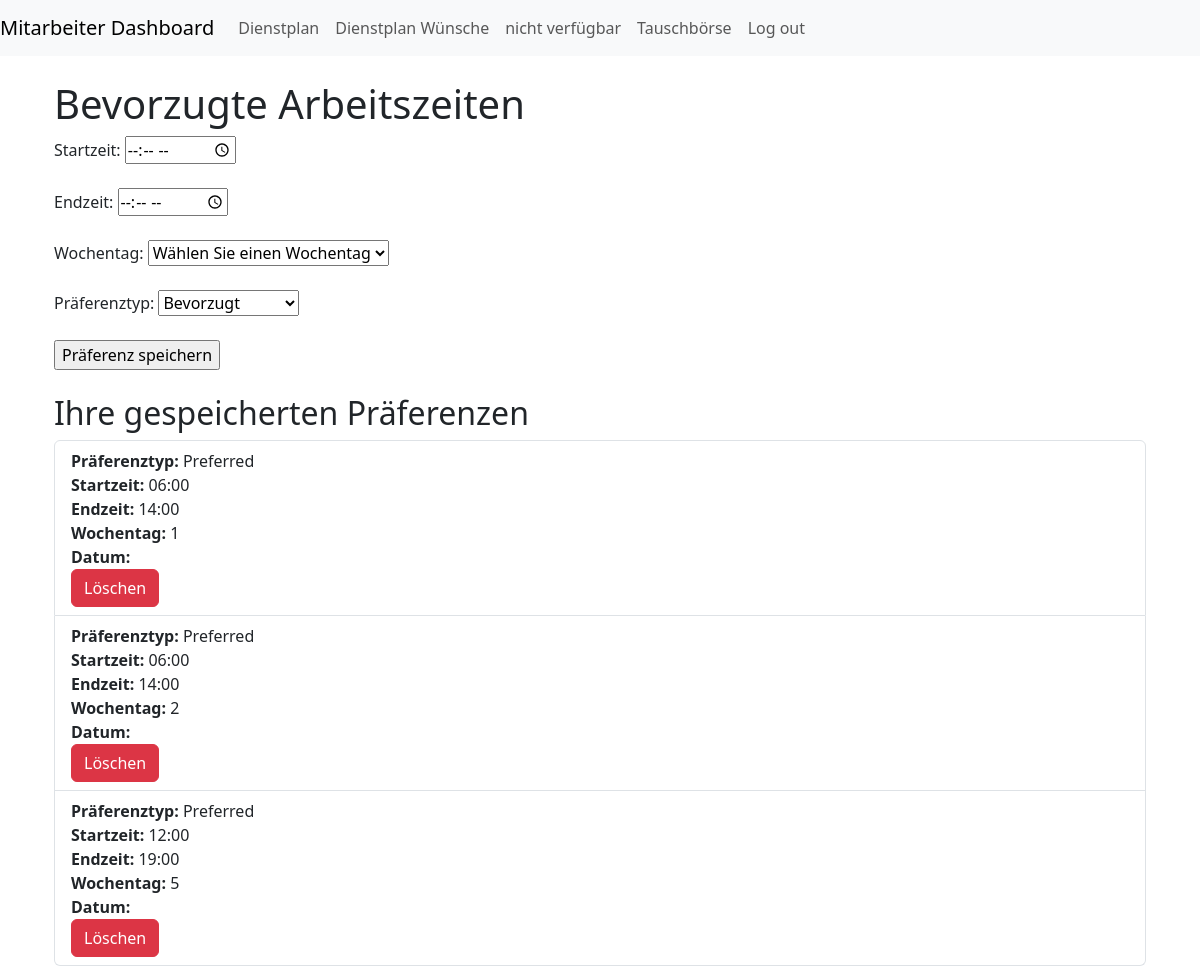
Screenshot of /coworker_dashboard/shift_preference (signed in) with the database file from the repository.
### schedule/models.py (models this page shows, shortened)
class ShiftPreference(models.Model):
    EMPLOYEE_PREFERENCE = [
        ('P', 'Preferred'),
        ('N', 'Not Available'),
    ]
    employee = models.ForeignKey(Employee, on_delete=models.CASCADE)
    start_time = models.TimeField(null=True, blank=True)
    end_time = models.TimeField(null=True, blank=True)
    day_of_week = models.IntegerField(null=True, blank=True)  # 0: Monday, 1: Tuesday, ..., 6: Sunday
    preference_type = models.CharField(max_length=1, choices=EMPLOYEE_PREFERENCE)

### coworkers/views.py (the view)
# urls.py: path('coworker_dashboard/shift_preference', create_shift_preference, name='create_shift_preference'),
def create_shift_preference(request):
    shift_preferences = ShiftPreference.objects.filter(employee=request.user.employee)
    return render(request, 'coworkers/shift_preference_form.html', {'shift_preferences': shift_preferences})

### templates/coworkers/shift_preference_form.html (shortened to what this page needs)
{% extends 'coworkers/base_coworker.html' %}
{% block content %}
<div class="container mt-4">
<h1>Bevorzugte Arbeitszeiten</h1>
<form id="preferenceForm">
    <label for="start_time">Startzeit:</label>
    <input type="time" id="start_time" name="start_time" required><br><br>
    <label for="end_time">Endzeit:</label>
    <input type="time" id="end_time" name="end_time" required><br><br>
    <label for="day_of_week">Wochentag:</label>
    <select id="day_of_week" name="day_of_week">
        <option value="" selected>Wählen Sie einen Wochentag</option>
    </select><br><br>
    <label for="preference_type">Präferenztyp:</label>
    <select id="preference_type" name="preference_type" required>
        <option value="P">Bevorzugt</option>
    </select><br><br>
    <input type="submit" value="Präferenz speichern">
</form>
<h2 class="mt-4">Ihre gespeicherten Präferenzen</h2>
    {% if shift_preferences %}
        <ul class="list-group">
        {% for preference in shift_preferences.all %}
            <li class="list-group-item">
                <strong>Präferenztyp:</strong> {{ preference.get_preference_type_display }} <br>
                <strong>Startzeit:</strong> {{ preference.start_time|time:"H:i" }} <br>
                <strong>Endzeit:</strong> {{ preference.end_time|time:"H:i" }} <br>
                <strong>Wochentag:</strong> {{ preference.day_of_week }} <br>
                <strong>Datum:</strong> {{ preference.date|date:"d.m.Y" }} <br>
                <button class="btn btn-danger delete-btn" data-id="{{preference.id}}" data-bs-toggle="modal" data-bs-target="#deleteModal">Löschen</button>
            </li>
        {% endfor %}
        </ul>
    {% else %}
        <p>Sie haben noch keine Präferenzen gespeichert.</p>
    {% endif %}
</div>
{% endblock %}

### rows the page displays
ShiftPreference: preference_type "Preferred", start_time "06:00", end_time "14:00", day_of_week "1"
ShiftPreference: preference_type "Preferred", start_time "06:00", end_time "14:00", day_of_week "2"
ShiftPreference: preference_type "Preferred", start_time "12:00", end_time "19:00", day_of_week "5"
